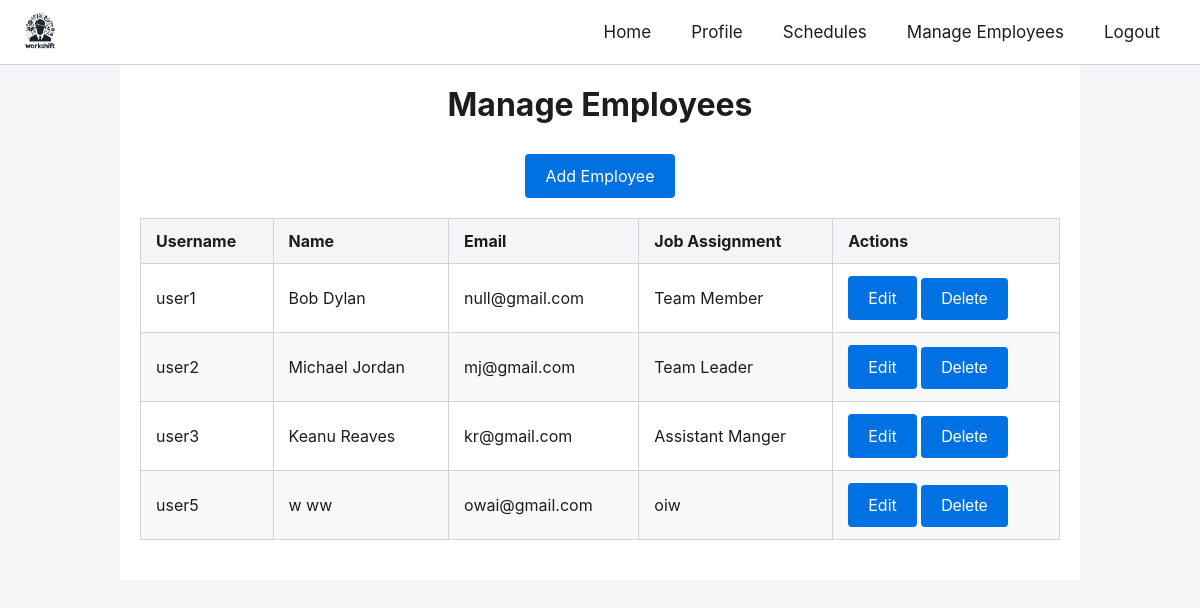
The app's page /manage_employees (signed in) with its own data.
### workscheduler/classes/user.py (models this page shows, shortened)
class User(db.Model):
    __tablename__ = 'users'
    username = db.Column(db.String(80), primary_key=True)
    password_hash = db.Column(db.String(128), nullable=False)
    first_name = db.Column(db.String(80))
    last_name = db.Column(db.String(80))
    email = db.Column(db.String(120))
    phone = db.Column(db.String(20))
    address = db.Column(db.String(200))
    sick_hours = db.Column(db.Float, default=0)
    pto_hours = db.Column(db.Float, default=0)
    hourly_rate = db.Column(db.Float)
    job_assignment = db.Column(db.String(80))
    hire_date = db.Column(db.String(20))
    role = db.Column(db.String(20), default='employee')
    schedules = db.relationship('Schedule', backref='user', lazy=True)

### workscheduler/app.py (the view)
@app.route('/manage_employees')
@admin_required
def manage_employees():
    employees = User.query.filter(User.role != 'admin').all()
    return render_template('manage_employees.html', employees=employees, role='admin')

### workscheduler/templates/manage_employees.html (shortened to what this page needs)
<!DOCTYPE html>
<html lang="en">
<head>
    <link rel="stylesheet" href="{{ url_for('static', filename='styles.css') }}">
</head>
<body>
    {% include 'navbar.html' %}
    <div class="content-container">
        <h1>Manage Employees</h1>
        <div class="button-group">
            <a href="{{ url_for('add_employee') }}" class="btn">Add Employee</a>
        </div>
        <table>
            <thead>
                <tr>
                    <th>Username</th>
                    <th>Name</th>
                    <th>Email</th>
                    <th>Job Assignment</th>
                    <th>Actions</th>
                </tr>
            </thead>
            <tbody>
                {% for employee in employees %}
                <tr>
                    <td>{{ employee.username }}</td>
                    <td>{{ employee.first_name }} {{ employee.last_name }}</td>
                    <td>{{ employee.email }}</td>
                    <td>{{ employee.job_assignment }}</td>
                    <td>
                        <a href="{{ url_for('edit_employee', username=employee.username) }}" class="btn">Edit</a>
                        <form action="{{ url_for('delete_employee', username=employee.username) }}" method="POST" style="display:inline;">
                            <button type="submit" class="btn btn-danger" onclick="return confirm('Are you sure you want to delete this employee?');">Delete</button>
                        </form>
                    </td>
                </tr>
                {% else %}
                <tr>
                    <td colspan="5">No employees found.</td>
                </tr>
                {% endfor %}
            </tbody>
        </table>
    </div>
</body>
</html>

### workscheduler/templates/navbar.html (shortened to what this page needs)
<nav>
    <div class="nav-container">
        <div class="nav-logo">
            <a href="/home">
                <img src="{{ url_for('static', filename='logo.png') }}" alt="Logo">
            </a>
        </div>
        <ul class="nav-links">
            <li><a href="/home">Home</a></li>
            <li><a href="/profile">Profile</a></li>
            <li><a href="/view_schedules">Schedules</a></li>
            {% if role == 'admin' %}
                <li><a href="/manage_employees">Manage Employees</a></li>
            {% endif %}
            <li><a href="/logout">Logout</a></li>
        </ul>
    </div>
</nav>

### workscheduler/static/styles.css (style rules this page uses)
*, *::before, *::after { box-sizing: border-box; }
body { margin: 0; font-family: -apple-system, BlinkMacSystemFont, 'Segoe UI', Roboto, Oxygen, Ubuntu, Cantarell, 'Open Sans', 'Helvetica Neue', sans-serif; color: #1d1d1f; background-color: #f5f5f7; }
a { text-decoration: none; color: inherit; }
ul { list-style-type: none; margin: 0; padding: 0; }
nav { background-color: rgba(255, 255, 255, 0.95); backdrop-filter: saturate(180%) blur(20px); position: sticky; top: 0; z-index: 1000; border-bottom: 1px solid #d2d2d7; }
.nav-container { display: flex; align-items: center; justify-content: space-between; padding: 0 20px; position: relative; }
.nav-logo { display: flex; align-items: center; }
.nav-logo img { height: 60px; width: auto; margin: 0; padding: 10px 0; }
.nav-links { list-style-type: none; margin: 0; padding: 0; display: flex; align-items: center; }
.nav-links li { margin: 0 20px; }
.nav-links li a { display: block; color: #1d1d1f; font-size: 17px; padding: 20px 0; }
.content-container { width: 80%; margin: 0 auto; padding: 20px; background-color: white; }
.content-container h1 { text-align: center; margin-top: 0; margin-bottom: 20px; }
.btn { display: inline-block; padding: 10px 20px; background-color: #0071e3; color: #ffffff; border: none; border-radius: 4px; text-decoration: none; font-size: 16px; cursor: pointer; }
.btn-danger { background-color: #dc3545; color: #ffffff; }
.button-group { margin-top: 20px; display: flex; justify-content: center; gap: 15px; }
.button-group .btn { flex: 0 1 auto; }
table { width: 100%; border-collapse: collapse; margin: 20px 0; }
table thead { background-color: #f5f5f7; }
table th, table td { padding: 12px 15px; border: 1px solid #d2d2d7; text-align: left; }
table th { font-weight: bold; }
table tbody tr:nth-child(even) { background-color: #f9f9f9; }
.button-group { display: flex; justify-content: center; gap: 15px; margin-top: 30px; }
.btn { display: inline-block; padding: 12px 20px; background-color: #0071e3; color: #ffffff; border: none; border-radius: 4px; text-decoration: none; font-size: 16px; cursor: pointer; text-align: center; }

### records on screen
User: username "user1", first_name "Bob", last_name "Dylan", email "null@gmail.com", job_assignment "Team Member"
User: username "user2", first_name "Michael", last_name "Jordan", email "mj@gmail.com", job_assignment "Team Leader"
User: username "user3", first_name "Keanu", last_name "Reaves", email "kr@gmail.com", job_assignment "Assistant Manger"
User: username "user5", first_name "w", last_name "ww", email "owai@gmail.com", job_assignment "oiw"
